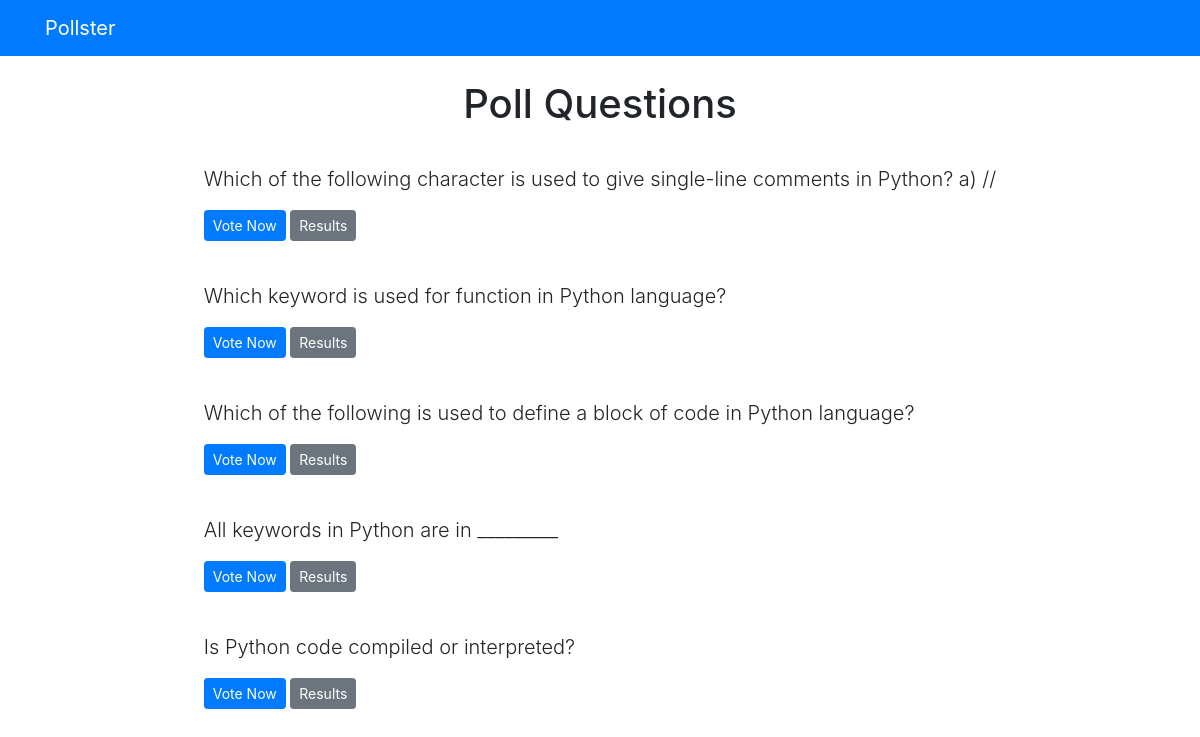
Screenshot of /polls/ with the database file from the repository.
### polls/models.py (models this page shows, shortened)
class Question(models.Model):
    question_text = models.CharField(max_length=200)
    pub_date = models.DateTimeField('date published')

### polls/views.py (the view)
# urls.py: path('', views.index, name='index'),
def index(request):
    latest_question_list = Question.objects.order_by('-pub_date')[:5]
    context = {'latest_question_list': latest_question_list}
    return render(request, 'polls/index.html', context)

### templates/polls/index.html
{% extends 'base.html' %}
{% block content %}
<h1 class="text-center mb-3">Poll Questions</h1>
{% if latest_question_list %}
{% for question in latest_question_list %}
<div class="card-mb-3">
    <div class="card-body">
        <p class="lead">{{ question.question_text }}</p>
        <a href="{% url 'polls:detail' question.id %}" class="btn btn-primary btn-sm">Vote Now</a>
        <a href="{% url 'polls:results' question.id %}" class="btn btn-secondary btn-sm">Results</a>
    </div>
</div>
{% endfor %}
{% else %}
<p>No polls available</p>
{% endif %}
{% endblock %}

### rows the page displays
Question: question_text "Which of the following character is used to give single-line comments in Python? a) //"
Question: question_text "Which keyword is used for function in Python language?"
Question: question_text "Which of the following is used to define a block of code in Python language?"
Question: question_text "All keywords in Python are in _________"
Question: question_text "Is Python code compiled or interpreted?"
